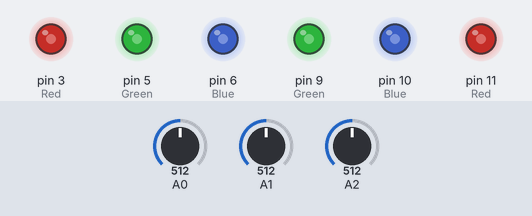
The sketch below on a simulated Arduino Uno, built with avr-gcc and run on an emulated ATmega328P. Shown: output pins drawn as LEDs (lit = HIGH). The test bench sets the inputs (shaded band); at power-on: A0 = 512, A1 = 512, A2 = 512.

Above: at 1.2 s.
1.3 s: A0 set to 716
At 1.7 s:
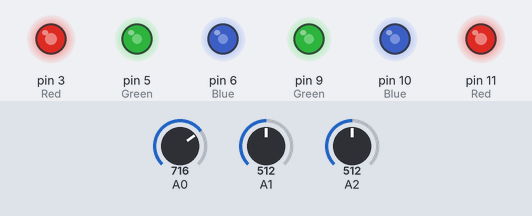
2.8 s: A1 set to 716
At 4.0 s:
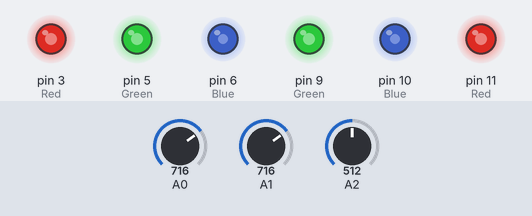
4.3 s: A2 set to 716
At 5.2 s:
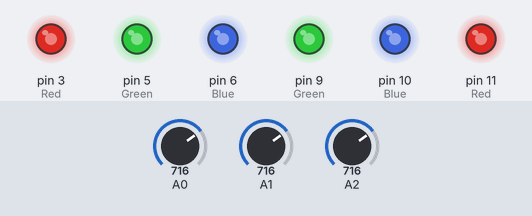
5.8 s: A0 set to 900
At 6.3 s:
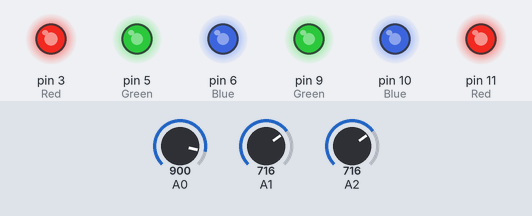
7.3 s: A1 set to 900
At 8.5 s:
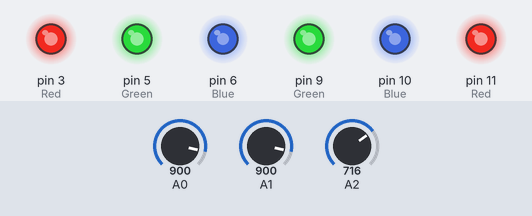
8.8 s: A2 set to 900
At 9.8 s:
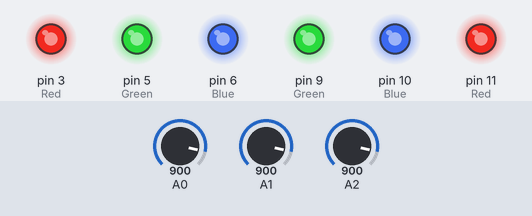
Timing chart, 0 to 11.3 s (numbered marks = the images above; inputs shaded):
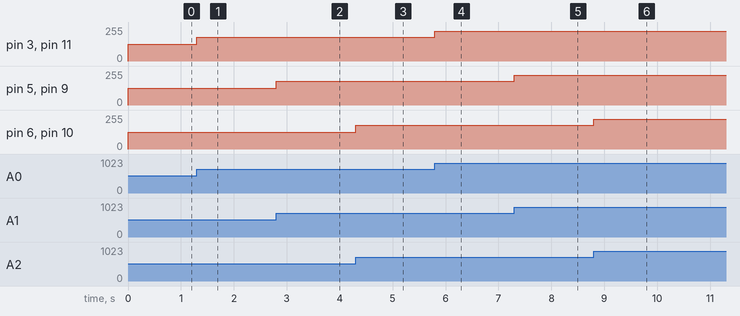

The sketch:

Chameleon_Colony_Project.ino
```cpp
int potval0,potval1,potval2;
void setup()
{
  pinMode(3,OUTPUT); //Red
  pinMode(5,OUTPUT); //Green
  pinMode(6,OUTPUT); //Blue
  pinMode(9,OUTPUT); //Green
  pinMode(10,OUTPUT); //Blue
  pinMode(11,OUTPUT); //Red
}

void loop()
{
  potval0 = analogRead(A0); //Red
  potval1 = analogRead(A1); //Green
  potval2 = analogRead(A2); //Blue
  potval0 = map(potval0,0,1023,0,255);
  potval1 = map(potval1,0,1023,0,255);
  potval2 = map(potval2,0,1023,0,255);

  analogWrite(3,potval0);
  analogWrite(11,potval0);
  analogWrite(5,potval1);
  analogWrite(9,potval1);
  analogWrite(6,potval2);
  analogWrite(10,potval2);
}
```

Measured:
- after the input at 1.3 s, pin 3 (Red), pin 11 (Red): 127/255 → 178/255 at once
- after the input at 2.8 s, pin 5 (Green), pin 9 (Green): 127/255 → 178/255 at once
- after the input at 4.3 s, pin 6 (Blue), pin 10 (Blue): 127/255 → 178/255 at once
- after the input at 5.8 s, pin 3 (Red), pin 11 (Red): 178/255 → 224/255 at once
- after the input at 7.3 s, pin 5 (Green), pin 9 (Green): 178/255 → 224/255 at once
- after the input at 8.8 s, pin 6 (Blue), pin 10 (Blue): 178/255 → 224/255 at once
